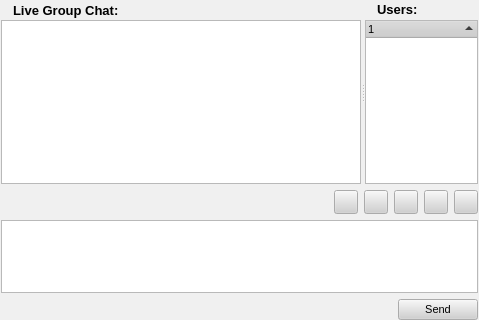
<ui version="4.0" >
 <class>ChatDialog</class>
 <widget class="QWidget" name="ChatDialog" >
  <property name="geometry" >
   <rect>
    <x>0</x>
    <y>0</y>
    <width>479</width>
    <height>320</height>
   </rect>
  </property>
  <property name="sizePolicy" >
   <sizepolicy vsizetype="Expanding" hsizetype="Expanding" >
    <horstretch>0</horstretch>
    <verstretch>0</verstretch>
   </sizepolicy>
  </property>
  <property name="palette" >
   <palette>
    <active>
     <colorrole role="WindowText" >
      <brush brushstyle="SolidPattern" >
       <color alpha="255" >
        <red>0</red>
        <green>0</green>
        <blue>0</blue>
       </color>
      </brush>
     </colorrole>
     <colorrole role="Button" >
      <brush brushstyle="SolidPattern" >
       <color alpha="255" >
        <red>208</red>
        <green>208</green>
        <blue>208</blue>
       </color>
      </brush>
     </colorrole>
     <colorrole role="Light" >
      <brush brushstyle="SolidPattern" >
       <color alpha="255" >
        <red>255</red>
        <green>255</green>
        <blue>255</blue>
       </color>
      </brush>
     </colorrole>
     <colorrole role="Midlight" >
      <brush brushstyle="SolidPattern" >
       <color alpha="255" >
        <red>247</red>
        <green>247</green>
        <blue>247</blue>
       </color>
      </brush>
     </colorrole>
     <colorrole role="Dark" >
      <brush brushstyle="SolidPattern" >
       <color alpha="255" >
        <red>104</red>
        <green>104</green>
        <blue>104</blue>
       </color>
      </brush>
     </colorrole>
     <colorrole role="Mid" >
      <brush brushstyle="SolidPattern" >
       <color alpha="255" >
        <red>139</red>
        <green>139</green>
        <blue>139</blue>
       </color>
      </brush>
     </colorrole>
     <colorrole role="Text" >
      <brush brushstyle="SolidPattern" >
       <color alpha="255" >
        <red>0</red>
        <green>0</green>
        <blue>0</blue>
       </color>
      </brush>
     </colorrole>
     <colorrole role="BrightText" >
      <brush brushstyle="SolidPattern" >
       <color alpha="255" >
        <red>255</red>
        <green>255</green>
        <blue>255</blue>
       </color>
      </brush>
     </colorrole>
     <colorrole role="ButtonText" >
      <brush brushstyle="SolidPattern" >
       <color alpha="255" >
        <red>0</red>
        <green>0</green>
        <blue>0</blue>
       </color>
      </brush>
     </colorrole>
     <colorrole role="Base" >
      <brush brushstyle="SolidPattern" >
       <color alpha="255" >
        <red>255</red>
        <green>255</green>
        <blue>255</blue>
       </color>
      </brush>
     </colorrole>
     <colorrole role="Window" >
      <brush brushstyle="SolidPattern" >
       <color alpha="255" >
        <red>240</red>
        <green>240</green>
        <blue>240</blue>
       </color>
      </brush>
     </colorrole>
     <colorrole role="Shadow" >
      <brush brushstyle="SolidPattern" >
       <color alpha="255" >
        <red>0</red>
        <green>0</green>
        <blue>0</blue>
       </color>
      </brush>
     </colorrole>
     <colorrole role="Highlight" >
      <brush brushstyle="SolidPattern" >
       <color alpha="255" >
        <red>0</red>
        <green>0</green>
        <blue>128</blue>
       </color>
      </brush>
     </colorrole>
     <colorrole role="HighlightedText" >
      <brush brushstyle="SolidPattern" >
       <color alpha="255" >
        <red>255</red>
        <green>255</green>
        <blue>255</blue>
       </color>
      </brush>
     </colorrole>
     <colorrole role="Link" >
      <brush brushstyle="SolidPattern" >
       <color alpha="255" >
        <red>0</red>
        <green>0</green>
        <blue>255</blue>
       </color>
      </brush>
     </colorrole>
     <colorrole role="LinkVisited" >
      <brush brushstyle="SolidPattern" >
       <color alpha="255" >
        <red>255</red>
        <green>0</green>
        <blue>255</blue>
       </color>
      </brush>
     </colorrole>
     <colorrole role="AlternateBase" >
      <brush brushstyle="SolidPattern" >
       <color alpha="255" >
        <red>231</red>
        <green>231</green>
        <blue>231</blue>
       </color>
      </brush>
     </colorrole>
    </active>
    <inactive>
     <colorrole role="WindowText" >
      <brush brushstyle="SolidPattern" >
       <color alpha="255" >
        <red>0</red>
        <green>0</green>
        <blue>0</blue>
       </color>
      </brush>
     </colorrole>
     <colorrole role="Button" >
      <brush brushstyle="SolidPattern" >
       <color alpha="255" >
        <red>208</red>
        <green>208</green>
        <blue>208</blue>
       </color>
      </brush>
     </colorrole>
     <colorrole role="Light" >
      <brush brushstyle="SolidPattern" >
       <color alpha="255" >
        <red>255</red>
        <green>255</green>
        <blue>255</blue>
       </color>
      </brush>
     </colorrole>
     <colorrole role="Midlight" >
      <brush brushstyle="SolidPattern" >
       <color alpha="255" >
        <red>247</red>
        <green>247</green>
        <blue>247</blue>
       </color>
      </brush>
     </colorrole>
     <colorrole role="Dark" >
      <brush brushstyle="SolidPattern" >
       <color alpha="255" >
        <red>104</red>
        <green>104</green>
        <blue>104</blue>
       </color>
      </brush>
     </colorrole>
     <colorrole role="Mid" >
      <brush brushstyle="SolidPattern" >
       <color alpha="255" >
        <red>139</red>
        <green>139</green>
        <blue>139</blue>
       </color>
      </brush>
     </colorrole>
     <colorrole role="Text" >
      <brush brushstyle="SolidPattern" >
       <color alpha="255" >
        <red>0</red>
        <green>0</green>
        <blue>0</blue>
       </color>
      </brush>
     </colorrole>
     <colorrole role="BrightText" >
      <brush brushstyle="SolidPattern" >
       <color alpha="255" >
        <red>255</red>
        <green>255</green>
        <blue>255</blue>
       </color>
      </brush>
     </colorrole>
     <colorrole role="ButtonText" >
      <brush brushstyle="SolidPattern" >
       <color alpha="255" >
        <red>0</red>
        <green>0</green>
        <blue>0</blue>
       </color>
      </brush>
     </colorrole>
     <colorrole role="Base" >
      <brush brushstyle="SolidPattern" >
       <color alpha="255" >
        <red>255</red>
        <green>255</green>
        <blue>255</blue>
       </color>
      </brush>
     </colorrole>
     <colorrole role="Window" >
      <brush brushstyle="SolidPattern" >
       <color alpha="255" >
        <red>240</red>
        <green>240</green>
        <blue>240</blue>
       </color>
      </brush>
     </colorrole>
     <colorrole role="Shadow" >
      <brush brushstyle="SolidPattern" >
       <color alpha="255" >
        <red>0</red>
        <green>0</green>
        <blue>0</blue>
       </color>
      </brush>
     </colorrole>
     <colorrole role="Highlight" >
      <brush brushstyle="SolidPattern" >
       <color alpha="255" >
        <red>192</red>
        <green>192</green>
        <blue>192</blue>
       </color>
      </brush>
     </colorrole>
     <colorrole role="HighlightedText" >
      <brush brushstyle="SolidPattern" >
       <color alpha="255" >
        <red>0</red>
        <green>0</green>
        <blue>0</blue>
       </color>
      </brush>
     </colorrole>
     <colorrole role="Link" >
      <brush brushstyle="SolidPattern" >
       <color alpha="255" >
        <red>0</red>
        <green>0</green>
        <blue>255</blue>
       </color>
      </brush>
     </colorrole>
     <colorrole role="LinkVisited" >
      <brush brushstyle="SolidPattern" >
       <color alpha="255" >
        <red>255</red>
        <green>0</green>
        <blue>255</blue>
       </color>
      </brush>
     </colorrole>
     <colorrole role="AlternateBase" >
      <brush brushstyle="SolidPattern" >
       <color alpha="255" >
        <red>231</red>
        <green>231</green>
        <blue>231</blue>
       </color>
      </brush>
     </colorrole>
    </inactive>
    <disabled>
     <colorrole role="WindowText" >
      <brush brushstyle="SolidPattern" >
       <color alpha="255" >
        <red>104</red>
        <green>104</green>
        <blue>104</blue>
       </color>
      </brush>
     </colorrole>
     <colorrole role="Button" >
      <brush brushstyle="SolidPattern" >
       <color alpha="255" >
        <red>208</red>
        <green>208</green>
        <blue>208</blue>
       </color>
      </brush>
     </colorrole>
     <colorrole role="Light" >
      <brush brushstyle="SolidPattern" >
       <color alpha="255" >
        <red>255</red>
        <green>255</green>
        <blue>255</blue>
       </color>
      </brush>
     </colorrole>
     <colorrole role="Midlight" >
      <brush brushstyle="SolidPattern" >
       <color alpha="255" >
        <red>247</red>
        <green>247</green>
        <blue>247</blue>
       </color>
      </brush>
     </colorrole>
     <colorrole role="Dark" >
      <brush brushstyle="SolidPattern" >
       <color alpha="255" >
        <red>104</red>
        <green>104</green>
        <blue>104</blue>
       </color>
      </brush>
     </colorrole>
     <colorrole role="Mid" >
      <brush brushstyle="SolidPattern" >
       <color alpha="255" >
        <red>139</red>
        <green>139</green>
        <blue>139</blue>
       </color>
      </brush>
     </colorrole>
     <colorrole role="Text" >
      <brush brushstyle="SolidPattern" >
       <color alpha="255" >
        <red>104</red>
        <green>104</green>
        <blue>104</blue>
       </color>
      </brush>
     </colorrole>
     <colorrole role="BrightText" >
      <brush brushstyle="SolidPattern" >
       <color alpha="255" >
        <red>255</red>
        <green>255</green>
        <blue>255</blue>
       </color>
      </brush>
     </colorrole>
     <colorrole role="ButtonText" >
      <brush brushstyle="SolidPattern" >
       <color alpha="255" >
        <red>104</red>
        <green>104</green>
        <blue>104</blue>
       </color>
      </brush>
     </colorrole>
     <colorrole role="Base" >
      <brush brushstyle="SolidPattern" >
       <color alpha="255" >
        <red>240</red>
        <green>240</green>
        <blue>240</blue>
       </color>
      </brush>
     </colorrole>
     <colorrole role="Window" >
      <brush brushstyle="SolidPattern" >
       <color alpha="255" >
        <red>240</red>
        <green>240</green>
        <blue>240</blue>
       </color>
      </brush>
     </colorrole>
     <colorrole role="Shadow" >
      <brush brushstyle="SolidPattern" >
       <color alpha="255" >
        <red>0</red>
        <green>0</green>
        <blue>0</blue>
       </color>
      </brush>
     </colorrole>
     <colorrole role="Highlight" >
      <brush brushstyle="SolidPattern" >
       <color alpha="255" >
        <red>0</red>
        <green>0</green>
        <blue>128</blue>
       </color>
      </brush>
     </colorrole>
     <colorrole role="HighlightedText" >
      <brush brushstyle="SolidPattern" >
       <color alpha="255" >
        <red>255</red>
        <green>255</green>
        <blue>255</blue>
       </color>
      </brush>
     </colorrole>
     <colorrole role="Link" >
      <brush brushstyle="SolidPattern" >
       <color alpha="255" >
        <red>0</red>
        <green>0</green>
        <blue>255</blue>
       </color>
      </brush>
     </colorrole>
     <colorrole role="LinkVisited" >
      <brush brushstyle="SolidPattern" >
       <color alpha="255" >
        <red>255</red>
        <green>0</green>
        <blue>255</blue>
       </color>
      </brush>
     </colorrole>
     <colorrole role="AlternateBase" >
      <brush brushstyle="SolidPattern" >
       <color alpha="255" >
        <red>231</red>
        <green>231</green>
        <blue>231</blue>
       </color>
      </brush>
     </colorrole>
    </disabled>
   </palette>
  </property>
  <property name="font" >
   <font>
    <family>Arial</family>
    <pointsize>8</pointsize>
    <weight>50</weight>
    <italic>false</italic>
    <bold>false</bold>
    <underline>false</underline>
    <strikeout>false</strikeout>
   </font>
  </property>
  <property name="contextMenuPolicy" >
   <enum>Qt::NoContextMenu</enum>
  </property>
  <property name="windowTitle" >
   <string/>
  </property>
  <property name="windowIcon" >
   <iconset/>
  </property>
  <layout class="QGridLayout" >
   <property name="leftMargin" >
    <number>1</number>
   </property>
   <property name="topMargin" >
    <number>0</number>
   </property>
   <property name="rightMargin" >
    <number>1</number>
   </property>
   <property name="bottomMargin" >
    <number>0</number>
   </property>
   <item row="0" column="0" >
    <widget class="QSplitter" name="splitter" >
     <property name="baseSize" >
      <size>
       <width>2</width>
       <height>0</height>
      </size>
     </property>
     <property name="orientation" >
      <enum>Qt::Horizontal</enum>
     </property>
     <widget class="QWidget" name="layoutWidget" >
      <layout class="QGridLayout" >
       <property name="leftMargin" >
        <number>0</number>
       </property>
       <property name="topMargin" >
        <number>0</number>
       </property>
       <property name="rightMargin" >
        <number>0</number>
       </property>
       <property name="bottomMargin" >
        <number>0</number>
       </property>
       <property name="horizontalSpacing" >
        <number>0</number>
       </property>
       <property name="verticalSpacing" >
        <number>0</number>
       </property>
       <item row="0" column="0" >
        <layout class="QGridLayout" >
         <property name="leftMargin" >
          <number>0</number>
         </property>
         <property name="topMargin" >
          <number>0</number>
         </property>
         <property name="rightMargin" >
          <number>0</number>
         </property>
         <property name="bottomMargin" >
          <number>0</number>
         </property>
         <property name="horizontalSpacing" >
          <number>6</number>
         </property>
         <property name="verticalSpacing" >
          <number>6</number>
         </property>
         <item row="0" column="1" >
          <spacer>
           <property name="orientation" >
            <enum>Qt::Horizontal</enum>
           </property>
           <property name="sizeHint" >
            <size>
             <width>181</width>
             <height>20</height>
            </size>
           </property>
          </spacer>
         </item>
         <item row="0" column="0" >
          <layout class="QGridLayout" >
           <property name="leftMargin" >
            <number>0</number>
           </property>
           <property name="topMargin" >
            <number>0</number>
           </property>
           <property name="rightMargin" >
            <number>0</number>
           </property>
           <property name="bottomMargin" >
            <number>0</number>
           </property>
           <property name="horizontalSpacing" >
            <number>6</number>
           </property>
           <property name="verticalSpacing" >
            <number>6</number>
           </property>
           <item row="0" column="0" >
            <widget class="QLabel" name="label" >
             <property name="text" >
              <string/>
             </property>
             <property name="pixmap" >
              <pixmap resource="images.qrc" >:/images/chat.png</pixmap>
             </property>
            </widget>
           </item>
           <item row="0" column="1" >
            <widget class="QLabel" name="label_12" >
             <property name="font" >
              <font>
               <pointsize>10</pointsize>
               <weight>75</weight>
               <bold>true</bold>
              </font>
             </property>
             <property name="text" >
              <string>Live Group Chat:</string>
             </property>
            </widget>
           </item>
          </layout>
         </item>
        </layout>
       </item>
       <item row="1" column="0" >
        <widget class="QTextBrowser" name="msgText" >
         <property name="sizePolicy" >
          <sizepolicy vsizetype="Expanding" hsizetype="Expanding" >
           <horstretch>0</horstretch>
           <verstretch>0</verstretch>
          </sizepolicy>
         </property>
         <property name="contextMenuPolicy" >
          <enum>Qt::DefaultContextMenu</enum>
         </property>
         <property name="undoRedoEnabled" >
          <bool>false</bool>
         </property>
         <property name="readOnly" >
          <bool>true</bool>
         </property>
        </widget>
       </item>
      </layout>
     </widget>
     <widget class="QWidget" name="layoutWidget" >
      <layout class="QGridLayout" >
       <property name="leftMargin" >
        <number>0</number>
       </property>
       <property name="topMargin" >
        <number>0</number>
       </property>
       <property name="rightMargin" >
        <number>0</number>
       </property>
       <property name="bottomMargin" >
        <number>0</number>
       </property>
       <property name="horizontalSpacing" >
        <number>0</number>
       </property>
       <property name="verticalSpacing" >
        <number>0</number>
       </property>
       <item row="0" column="0" >
        <layout class="QGridLayout" >
         <property name="leftMargin" >
          <number>0</number>
         </property>
         <property name="topMargin" >
          <number>0</number>
         </property>
         <property name="rightMargin" >
          <number>0</number>
         </property>
         <property name="bottomMargin" >
          <number>0</number>
         </property>
         <property name="horizontalSpacing" >
          <number>6</number>
         </property>
         <property name="verticalSpacing" >
          <number>6</number>
         </property>
         <item row="0" column="1" >
          <spacer>
           <property name="orientation" >
            <enum>Qt::Horizontal</enum>
           </property>
           <property name="sizeType" >
            <enum>QSizePolicy::Expanding</enum>
           </property>
           <property name="sizeHint" >
            <size>
             <width>41</width>
             <height>20</height>
            </size>
           </property>
          </spacer>
         </item>
         <item row="0" column="0" >
          <layout class="QGridLayout" >
           <property name="leftMargin" >
            <number>0</number>
           </property>
           <property name="topMargin" >
            <number>0</number>
           </property>
           <property name="rightMargin" >
            <number>0</number>
           </property>
           <property name="bottomMargin" >
            <number>0</number>
           </property>
           <property name="horizontalSpacing" >
            <number>6</number>
           </property>
           <property name="verticalSpacing" >
            <number>6</number>
           </property>
           <item row="0" column="1" >
            <widget class="QLabel" name="label_14" >
             <property name="sizePolicy" >
              <sizepolicy vsizetype="Fixed" hsizetype="Preferred" >
               <horstretch>0</horstretch>
               <verstretch>0</verstretch>
              </sizepolicy>
             </property>
             <property name="font" >
              <font>
               <pointsize>10</pointsize>
               <weight>75</weight>
               <bold>true</bold>
              </font>
             </property>
             <property name="text" >
              <string>Users:</string>
             </property>
            </widget>
           </item>
           <item row="0" column="0" >
            <widget class="QLabel" name="label_2" >
             <property name="text" >
              <string/>
             </property>
             <property name="pixmap" >
              <pixmap resource="images.qrc" >:/images/peers_16x16.png</pixmap>
             </property>
            </widget>
           </item>
          </layout>
         </item>
        </layout>
       </item>
       <item row="1" column="0" >
        <widget class="QTreeWidget" name="msgSendList" >
         <property name="sizePolicy" >
          <sizepolicy vsizetype="Ignored" hsizetype="Ignored" >
           <horstretch>0</horstretch>
           <verstretch>0</verstretch>
          </sizepolicy>
         </property>
         <property name="minimumSize" >
          <size>
           <width>20</width>
           <height>0</height>
          </size>
         </property>
         <property name="sizeIncrement" >
          <size>
           <width>0</width>
           <height>0</height>
          </size>
         </property>
         <property name="contextMenuPolicy" >
          <enum>Qt::CustomContextMenu</enum>
         </property>
         <property name="sortingEnabled" >
          <bool>true</bool>
         </property>
         <column>
          <property name="text" >
           <string>1</string>
          </property>
         </column>
        </widget>
       </item>
      </layout>
     </widget>
    </widget>
   </item>
   <item row="1" column="0" >
    <layout class="QGridLayout" >
     <item row="0" column="0" >
      <layout class="QGridLayout" >
       <property name="leftMargin" >
        <number>0</number>
       </property>
       <property name="topMargin" >
        <number>0</number>
       </property>
       <property name="rightMargin" >
        <number>0</number>
       </property>
       <property name="bottomMargin" >
        <number>0</number>
       </property>
       <property name="horizontalSpacing" >
        <number>6</number>
       </property>
       <property name="verticalSpacing" >
        <number>6</number>
       </property>
       <item row="0" column="0" >
        <spacer>
         <property name="orientation" >
          <enum>Qt::Horizontal</enum>
         </property>
         <property name="sizeHint" >
          <size>
           <width>321</width>
           <height>20</height>
          </size>
         </property>
        </spacer>
       </item>
       <item row="0" column="3" >
        <widget class="QPushButton" name="textitalicChatButton" >
         <property name="minimumSize" >
          <size>
           <width>24</width>
           <height>24</height>
          </size>
         </property>
         <property name="maximumSize" >
          <size>
           <width>24</width>
           <height>24</height>
          </size>
         </property>
         <property name="toolTip" >
          <string>Underline</string>
         </property>
         <property name="text" >
          <string/>
         </property>
         <property name="icon" >
          <iconset resource="images.qrc" >:/images/edit-underline.png</iconset>
         </property>
         <property name="checkable" >
          <bool>true</bool>
         </property>
        </widget>
       </item>
       <item row="0" column="2" >
        <widget class="QPushButton" name="textunderlineChatButton" >
         <property name="minimumSize" >
          <size>
           <width>24</width>
           <height>24</height>
          </size>
         </property>
         <property name="maximumSize" >
          <size>
           <width>24</width>
           <height>24</height>
          </size>
         </property>
         <property name="toolTip" >
          <string>Italic</string>
         </property>
         <property name="text" >
          <string/>
         </property>
         <property name="icon" >
          <iconset resource="images.qrc" >:/images/edit-italic.png</iconset>
         </property>
         <property name="checkable" >
          <bool>true</bool>
         </property>
        </widget>
       </item>
       <item row="0" column="1" >
        <widget class="QPushButton" name="textboldChatButton" >
         <property name="minimumSize" >
          <size>
           <width>24</width>
           <height>24</height>
          </size>
         </property>
         <property name="maximumSize" >
          <size>
           <width>24</width>
           <height>24</height>
          </size>
         </property>
         <property name="toolTip" >
          <string>Bold</string>
         </property>
         <property name="text" >
          <string/>
         </property>
         <property name="icon" >
          <iconset resource="images.qrc" >:/images/edit-bold.png</iconset>
         </property>
         <property name="checkable" >
          <bool>true</bool>
         </property>
        </widget>
       </item>
       <item row="0" column="5" >
        <widget class="QPushButton" name="colorChatButton" >
         <property name="minimumSize" >
          <size>
           <width>24</width>
           <height>24</height>
          </size>
         </property>
         <property name="maximumSize" >
          <size>
           <width>24</width>
           <height>24</height>
          </size>
         </property>
         <property name="toolTip" >
          <string>Text Color</string>
         </property>
         <property name="text" >
          <string/>
         </property>
        </widget>
       </item>
       <item row="0" column="4" >
        <widget class="QPushButton" name="fontsButton" >
         <property name="minimumSize" >
          <size>
           <width>24</width>
           <height>24</height>
          </size>
         </property>
         <property name="maximumSize" >
          <size>
           <width>24</width>
           <height>24</height>
          </size>
         </property>
         <property name="toolTip" >
          <string>Font</string>
         </property>
         <property name="text" >
          <string/>
         </property>
        </widget>
       </item>
      </layout>
     </item>
     <item row="1" column="0" >
      <widget class="QTextEdit" name="lineEdit" >
       <property name="sizePolicy" >
        <sizepolicy vsizetype="Maximum" hsizetype="Expanding" >
         <horstretch>0</horstretch>
         <verstretch>0</verstretch>
        </sizepolicy>
       </property>
       <property name="maximumSize" >
        <size>
         <width>16777215</width>
         <height>100</height>
        </size>
       </property>
       <property name="sizeIncrement" >
        <size>
         <width>0</width>
         <height>0</height>
        </size>
       </property>
       <property name="baseSize" >
        <size>
         <width>0</width>
         <height>0</height>
        </size>
       </property>
      </widget>
     </item>
    </layout>
   </item>
   <item row="2" column="0" >
    <layout class="QGridLayout" >
     <item row="0" column="0" >
      <spacer>
       <property name="orientation" >
        <enum>Qt::Horizontal</enum>
       </property>
       <property name="sizeHint" >
        <size>
         <width>321</width>
         <height>20</height>
        </size>
       </property>
      </spacer>
     </item>
     <item row="0" column="1" >
      <widget class="QPushButton" name="Sendbtn" >
       <property name="text" >
        <string>Send</string>
       </property>
      </widget>
     </item>
    </layout>
   </item>
  </layout>
  <action name="actionSend" >
   <property name="text" >
    <string>Send</string>
   </property>
  </action>
  <action name="actionClearChat" >
   <property name="text" >
    <string>ClearChat</string>
   </property>
  </action>
 </widget>
 <tabstops>
  <tabstop>textboldChatButton</tabstop>
  <tabstop>textunderlineChatButton</tabstop>
  <tabstop>textitalicChatButton</tabstop>
  <tabstop>colorChatButton</tabstop>
  <tabstop>msgText</tabstop>
  <tabstop>msgSendList</tabstop>
 </tabstops>
 <resources>
  <include location="images.qrc" />
 </resources>
 <connections/>
</ui>
